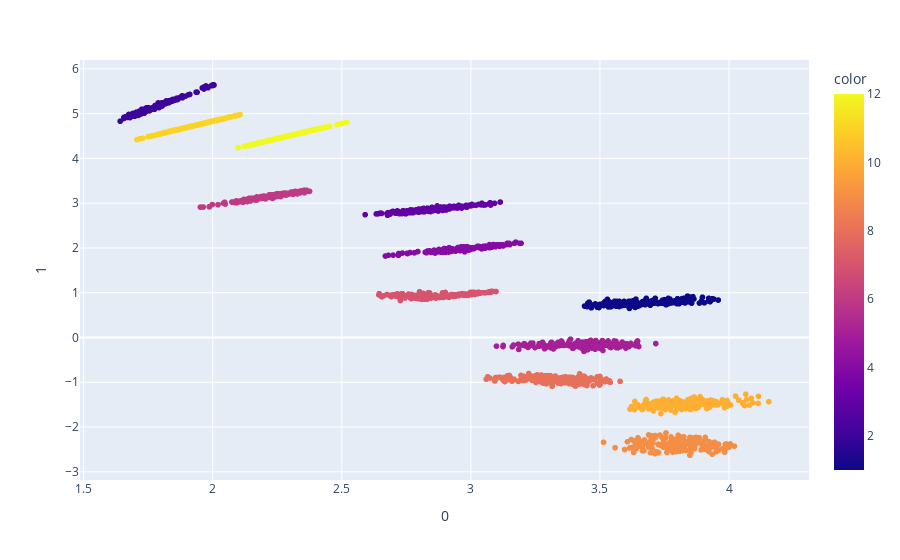

Notebook code for this chart:
### Code cell
import plotly.express as px
fig = px.scatter(cond_encoded, x=0, y=1, color=factorMatrix[train_set,2])
fig.show()

### Figure 1 — Plotly figure (JSON) as saved in the notebook; plotly's stock layout.template omitted (floating-point values rounded to 4 significant figures; data arrays with more than 128 entries replaced by an {"elided": "..."} marker saying what was removed)
{"data": [{"hovertemplate": "0=%{x}<br>1=%{y}<br>color=%{marker.color}<extra></extra>", "legendgroup": "", "marker": {"color": {"elided": "2557 int values"}, "coloraxis": "coloraxis", "symbol": "circle"}, "mode": "markers", "name": "", "showlegend": false, "type": "scattergl", "x": {"elided": "2557 float values"}, "xaxis": "x", "y": {"elided": "2557 float values"}, "yaxis": "y"}], "layout": {"coloraxis": {"colorbar": {"title": {"text": "color"}}, "colorscale": [[0, "#0d0887"], [0.1111, "#46039f"], [0.2222, "#7201a8"], [0.3333, "#9c179e"], [0.4444, "#bd3786"], [0.5556, "#d8576b"], [0.6667, "#ed7953"], [0.7778, "#fb9f3a"], [0.8889, "#fdca26"], [1, "#f0f921"]]}, "legend": {"tracegroupgap": 0}, "margin": {"t": 60}, "xaxis": {"anchor": "y", "domain": [0, 1], "title": {"text": "0"}}, "yaxis": {"anchor": "x", "domain": [0, 1], "title": {"text": "1"}}}}
